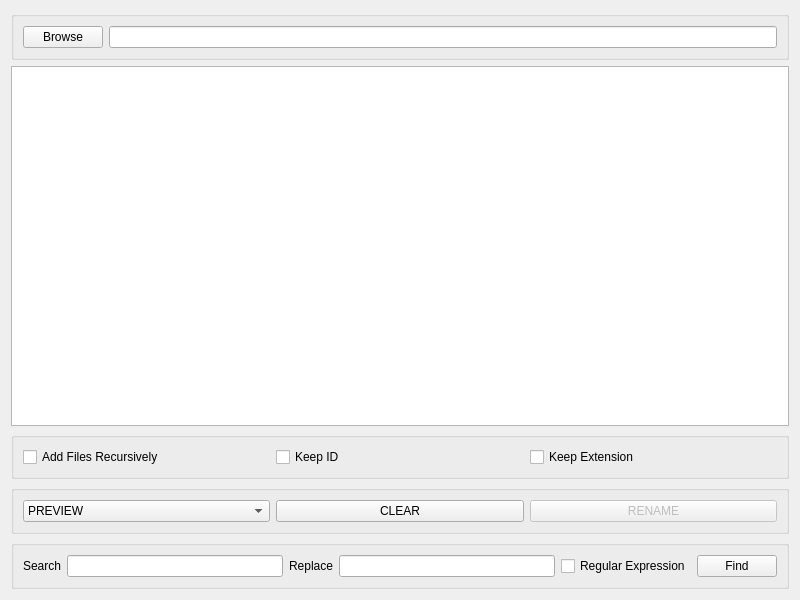
<?xml version="1.0" encoding="UTF-8"?>
<ui version="4.0">
 <class>Widget</class>
 <widget class="QWidget" name="Widget">
  <property name="geometry">
   <rect>
    <x>0</x>
    <y>0</y>
    <width>800</width>
    <height>600</height>
   </rect>
  </property>
  <property name="windowTitle">
   <string>RENAMER</string>
  </property>
  <layout class="QGridLayout" name="gridLayout">
   <item row="0" column="0">
    <widget class="QGroupBox" name="browse">
     <property name="title">
      <string/>
     </property>
     <layout class="QFormLayout" name="formLayout">
      <item row="0" column="0">
       <widget class="QPushButton" name="dir_btn">
        <property name="text">
         <string>Browse</string>
        </property>
       </widget>
      </item>
      <item row="0" column="1">
       <widget class="QLineEdit" name="dir_txt">
        <property name="readOnly">
         <bool>true</bool>
        </property>
       </widget>
      </item>
     </layout>
    </widget>
   </item>
   <item row="1" column="0">
    <widget class="QTextEdit" name="dir_output">
     <property name="readOnly">
      <bool>true</bool>
     </property>
    </widget>
   </item>
   <item row="2" column="0">
    <widget class="QGroupBox" name="options">
     <property name="title">
      <string/>
     </property>
     <layout class="QHBoxLayout" name="horizontalLayout_3">
      <item>
       <widget class="QCheckBox" name="recursively">
        <property name="text">
         <string>Add Files Recursively</string>
        </property>
       </widget>
      </item>
      <item>
       <widget class="QCheckBox" name="id">
        <property name="text">
         <string>Keep ID</string>
        </property>
       </widget>
      </item>
      <item>
       <widget class="QCheckBox" name="extension">
        <property name="text">
         <string>Keep Extension</string>
        </property>
       </widget>
      </item>
     </layout>
    </widget>
   </item>
   <item row="3" column="0">
    <widget class="QGroupBox" name="groupBox">
     <property name="title">
      <string/>
     </property>
     <layout class="QHBoxLayout" name="horizontalLayout">
      <item>
       <widget class="QComboBox" name="comboBox">
        <item>
         <property name="text">
          <string>PREVIEW</string>
         </property>
        </item>
        <item>
         <property name="text">
          <string>Remove Non-Alphanum Chars</string>
         </property>
        </item>
        <item>
         <property name="text">
          <string>Remove Accents</string>
         </property>
        </item>
        <item>
         <property name="text">
          <string>Trim Spaces</string>
         </property>
        </item>
        <item>
         <property name="text">
          <string>Replace Spaces With Hyphens</string>
         </property>
        </item>
        <item>
         <property name="text">
          <string>Replace Dots With Hyphens</string>
         </property>
        </item>
        <item>
         <property name="text">
          <string>Replace Hyphens With Spaces</string>
         </property>
        </item>
        <item>
         <property name="text">
          <string>Lower Case</string>
         </property>
        </item>
        <item>
         <property name="text">
          <string>Title Case</string>
         </property>
        </item>
        <item>
         <property name="text">
          <string>Remove ID</string>
         </property>
        </item>
       </widget>
      </item>
      <item>
       <widget class="QPushButton" name="clear_btn">
        <property name="text">
         <string>CLEAR</string>
        </property>
       </widget>
      </item>
      <item>
       <widget class="QPushButton" name="rename_btn">
        <property name="enabled">
         <bool>false</bool>
        </property>
        <property name="text">
         <string>RENAME</string>
        </property>
       </widget>
      </item>
     </layout>
    </widget>
   </item>
   <item row="4" column="0">
    <widget class="QGroupBox" name="search_replace">
     <property name="title">
      <string/>
     </property>
     <layout class="QHBoxLayout" name="horizontalLayout_2">
      <item>
       <widget class="QLabel" name="search_label">
        <property name="text">
         <string>Search</string>
        </property>
       </widget>
      </item>
      <item>
       <widget class="QLineEdit" name="search">
        <property name="focusPolicy">
         <enum>Qt::ClickFocus</enum>
        </property>
        <property name="text">
         <string notr="true"/>
        </property>
        <property name="placeholderText">
         <string notr="true"/>
        </property>
       </widget>
      </item>
      <item>
       <widget class="QLabel" name="replace_label">
        <property name="text">
         <string>Replace</string>
        </property>
       </widget>
      </item>
      <item>
       <widget class="QLineEdit" name="replace">
        <property name="focusPolicy">
         <enum>Qt::ClickFocus</enum>
        </property>
        <property name="text">
         <string/>
        </property>
       </widget>
      </item>
      <item>
       <widget class="QCheckBox" name="regex">
        <property name="text">
         <string>Regular Expression</string>
        </property>
       </widget>
      </item>
      <item>
       <widget class="QPushButton" name="find_btn">
        <property name="text">
         <string>Find</string>
        </property>
       </widget>
      </item>
     </layout>
    </widget>
   </item>
  </layout>
 </widget>
 <resources/>
 <connections>
  <connection>
   <sender>dir_btn</sender>
   <signal>clicked()</signal>
   <receiver>Widget</receiver>
   <slot>open_dir()</slot>
   <hints>
    <hint type="sourcelabel">
     <x>77</x>
     <y>39</y>
    </hint>
    <hint type="destinationlabel">
     <x>-3</x>
     <y>31</y>
    </hint>
   </hints>
  </connection>
  <connection>
   <sender>dir_btn</sender>
   <signal>clicked()</signal>
   <receiver>dir_txt</receiver>
   <slot>update()</slot>
   <hints>
    <hint type="sourcelabel">
     <x>100</x>
     <y>40</y>
    </hint>
    <hint type="destinationlabel">
     <x>216</x>
     <y>45</y>
    </hint>
   </hints>
  </connection>
  <connection>
   <sender>clear_btn</sender>
   <signal>clicked()</signal>
   <receiver>dir_output</receiver>
   <slot>clear()</slot>
   <hints>
    <hint type="sourcelabel">
     <x>523</x>
     <y>519</y>
    </hint>
    <hint type="destinationlabel">
     <x>411</x>
     <y>395</y>
    </hint>
   </hints>
  </connection>
  <connection>
   <sender>comboBox</sender>
   <signal>activated(int)</signal>
   <receiver>Widget</receiver>
   <slot>index_changed()</slot>
   <hints>
    <hint type="sourcelabel">
     <x>99</x>
     <y>519</y>
    </hint>
    <hint type="destinationlabel">
     <x>-1</x>
     <y>548</y>
    </hint>
   </hints>
  </connection>
  <connection>
   <sender>rename_btn</sender>
   <signal>clicked()</signal>
   <receiver>Widget</receiver>
   <slot>rename_files()</slot>
   <hints>
    <hint type="sourcelabel">
     <x>778</x>
     <y>519</y>
    </hint>
    <hint type="destinationlabel">
     <x>794</x>
     <y>553</y>
    </hint>
   </hints>
  </connection>
  <connection>
   <sender>recursively</sender>
   <signal>clicked()</signal>
   <receiver>Widget</receiver>
   <slot>add_recursively()</slot>
   <hints>
    <hint type="sourcelabel">
     <x>72</x>
     <y>460</y>
    </hint>
    <hint type="destinationlabel">
     <x>2</x>
     <y>491</y>
    </hint>
   </hints>
  </connection>
  <connection>
   <sender>id</sender>
   <signal>clicked()</signal>
   <receiver>Widget</receiver>
   <slot>keep_id()</slot>
   <hints>
    <hint type="sourcelabel">
     <x>523</x>
     <y>460</y>
    </hint>
    <hint type="destinationlabel">
     <x>797</x>
     <y>484</y>
    </hint>
   </hints>
  </connection>
  <connection>
   <sender>extension</sender>
   <signal>clicked()</signal>
   <receiver>Widget</receiver>
   <slot>keep_ext()</slot>
   <hints>
    <hint type="sourcelabel">
     <x>778</x>
     <y>460</y>
    </hint>
    <hint type="destinationlabel">
     <x>794</x>
     <y>526</y>
    </hint>
   </hints>
  </connection>
  <connection>
   <sender>regex</sender>
   <signal>clicked()</signal>
   <receiver>Widget</receiver>
   <slot>regex()</slot>
   <hints>
    <hint type="sourcelabel">
     <x>565</x>
     <y>577</y>
    </hint>
    <hint type="destinationlabel">
     <x>33</x>
     <y>602</y>
    </hint>
   </hints>
  </connection>
  <connection>
   <sender>find_btn</sender>
   <signal>clicked()</signal>
   <receiver>Widget</receiver>
   <slot>find()</slot>
   <hints>
    <hint type="sourcelabel">
     <x>726</x>
     <y>555</y>
    </hint>
    <hint type="destinationlabel">
     <x>776</x>
     <y>595</y>
    </hint>
   </hints>
  </connection>
 </connections>
 <slots>
  <slot>open_dir()</slot>
  <slot>index_changed()</slot>
  <slot>rename_files()</slot>
  <slot>add_recursively()</slot>
  <slot>keep_ext()</slot>
  <slot>keep_id()</slot>
  <slot>search_replace()</slot>
  <slot>regex()</slot>
  <slot>find()</slot>
 </slots>
</ui>
